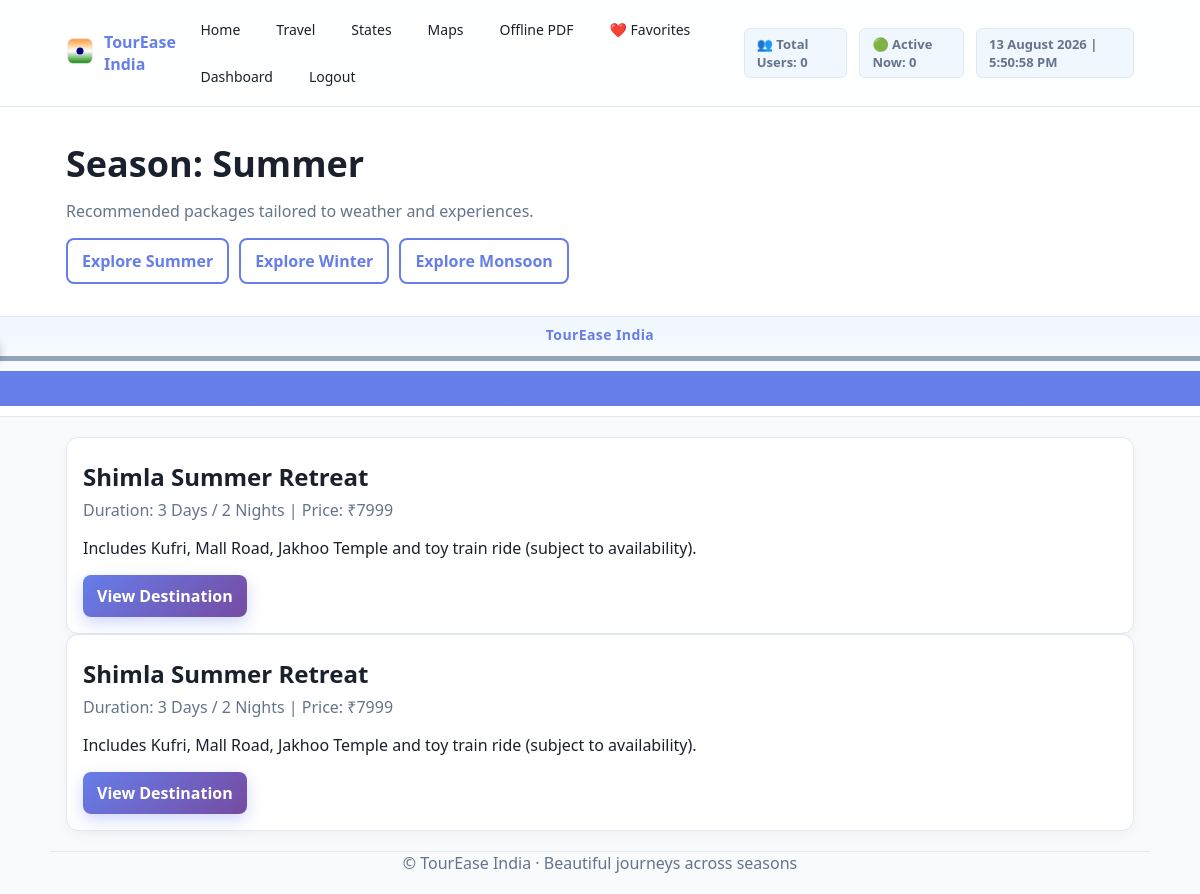
Screenshot of /season/Summer (signed in) with the database file from the repository.
### tables this page shows
CREATE TABLE packages (
    id INTEGER PRIMARY KEY AUTOINCREMENT,
    destination_id INTEGER NOT NULL,
    name TEXT NOT NULL,
    season TEXT NOT NULL,
    price INTEGER NOT NULL,
    duration TEXT NOT NULL,
    details TEXT,
    FOREIGN KEY(destination_id) REFERENCES destinations(id) ON DELETE CASCADE
);

### app.py (the view)
@app.route('/season/<season>')
@login_required
def season(season):
    db = get_db()
    packages = db.execute("SELECT * FROM packages WHERE season=?", (season,)).fetchall()
    return render_template('season.html', packages=packages, season=season)

### app.py (called while the page is built)
def get_db():
    db = getattr(g, '_database', None)
    if db is None:
        db = g._database = sqlite3.connect(DATABASE)
        db.row_factory = sqlite3.Row
    return db

@app.teardown_appcontext
def close_connection(exception):
    db = getattr(g, '_database', None)
    if db:
        db.close()

def login_required(f=None):
    def decorator(fn):
        @wraps(fn)
        def wrapper(*args, **kwargs):
            if 'uid' not in session:
                return redirect(url_for('login'))
            return fn(*args, **kwargs)
        return wrapper
    if f is None:
        return decorator
    return decorator(f)

### templates/season.html (shortened to what this page needs)
{% extends 'base.html' %}
{% block hero %}
<section class="hero" style="background:#fff">
    <div class="hero-inner">
        <div>
            <h1>Season: {{ season }}</h1>
            <p class="muted">Recommended packages tailored to weather and experiences.</p>
            <div style="display:flex;gap:10px;flex-wrap:wrap;margin-top:8px">
                <a class="btn btn-outline" href="/season_places?season=Summer">Explore Summer</a>
                <a class="btn btn-outline" href="/season_places?season=Winter">Explore Winter</a>
                <a class="btn btn-outline" href="/season_places?season=Monsoon">Explore Monsoon</a>
            </div>
        </div>
    </div>
</section>
{% endblock %}
{% block content %}
    {% if places is defined and places|length > 0 %}
        <div class="card">
            <div style="display:flex;gap:10px;flex-wrap:wrap;align-items:center;justify-content:space-between">
                <div style="display:flex;gap:10px;flex-wrap:wrap;align-items:center">
                    <strong>Filter by season</strong>
                {% if state %}
                    <a class="btn {% if season=='All' %}btn-primary{% else %}btn-outline{% endif %}" href="/places_by_state?state={{ state|urlencode }}&season=All">All</a>
                    <a class="btn {% if season=='Winter' %}btn-primary{% else %}btn-outline{% endif %}" href="/places_by_state?state={{ state|urlencode }}&season=Winter">Winter</a>
                    <a class="btn {% if season=='Monsoon' %}btn-primary{% else %}btn-outline{% endif %}" href="/places_by_state?state={{ state|urlencode }}&season=Monsoon">Monsoon</a>
                    <a class="btn {% if season=='Summer' %}btn-primary{% else %}btn-outline{% endif %}" href="/places_by_state?state={{ state|urlencode }}&season=Summer">Summer</a>
                {% else %}
                    <a class="btn {% if season=='All' %}btn-primary{% else %}btn-outline{% endif %}" href="/season_places?season=All">All</a>
                    <a class="btn {% if season=='Winter' %}btn-primary{% else %}btn-outline{% endif %}" href="/season_places?season=Winter">Winter</a>
                    <a class="btn {% if season=='Monsoon' %}btn-primary{% else %}btn-outline{% endif %}" href="/season_places?season=Monsoon">Monsoon</a>
                    <a class="btn {% if season=='Summer' %}btn-primary{% else %}btn-outline{% endif %}" href="/season_places?season=Summer">Summer</a>
                {% endif %}
                </div>
                <div>
                    {% if state %}
                    <a class="btn btn-outline" href="/itinerary?state={{ state|urlencode }}&days=5">Plan Itinerary</a>
                    {% else %}
                    <a class="btn btn-outline" href="/states">Plan Itinerary</a>
                    {% endif %}
                    <a class="btn btn-primary" href="/download_pdf?state={{ state|urlencode }}&season={{ season|urlencode }}">Download Guide (PDF)</a>
                </div>
            </div>
        </div>
        {% if states is defined and states|length > 0 %}
        <div class="card">
            <div style="display:flex;gap:10px;flex-wrap:wrap;align-items:center;justify-content:space-between">
                <div>
                    <strong>State</strong>
                    <select id="stateSelect" style="margin-left:8px;padding:8px 10px;border:1px solid #eee;border-radius:8px">
                        {% for s in states %}
                            <option value="{{ s }}" {% if s==state %}selected{% endif %}>{{ s }}</option>
                        {% endfor %}
                    </select>
                </div>
                <div class="muted">Showing places in {{ state or 'All States' }}</div>
            </div>
            <script>
                (function(){
                    var sel = document.getElementById('stateSelect');
                    if(sel){
                        sel.addEventListener('change', function(){
                            var s = encodeURIComponent(this.value);
                            var season = encodeURIComponent('{{ season }}');
                            window.location.href = '/places_by_state?state=' + s + '&season=' + season;
                        });
                    }
                })();
            </script>
        </div>
        {% endif %}
        <div class="card">
            <h2 class="section-title"><span>City Transport & Bookings</span></h2>
            <div style="display:flex;gap:10px;flex-wrap:wrap">
                <a class="btn btn-outline" href="https://www.rapido.bike/" target="_blank" rel="noopener">Rapido</a>
                <a class="btn btn-outline" href="https://www.redbus.in/" target="_blank" rel="noopener">Bus Tickets</a>
                    <a class="btn btn-outline" href="/tickets{% if state %}?from={{ state|urlencode }}{% endif %}" target="_blank" rel="noopener">Flight Tickets</a>
                {% if transport is defined and transport.metros and transport.metros|length > 0 %}
                    {% for m in transport.metros %}
                        <a class="btn btn-outline" href="{{ m.url }}" target="_blank" rel="noopener">{{ m.label }}</a>
                    {% endfor %}
                {% endif %}
            </div>
            {% if state and state == 'Telangana' %}
            <div class="card" style="margin-top:10px">
                <strong>Tip</strong>
                <p class="muted" style="margin:6px 0">Metro tickets are available in PhonePe and Paytm. No need to download the T Savari app.</p>
            </div>
            {% endif %}
        </div>
        {% for p in places %}
        {% if loop.index <= 5 %}
        {% set slug = ('place-' ~ (p.name|lower|replace(' ','-')) ~ '-' ~ (p.city|lower|replace(' ','-'))) %}
        <div id="{{ slug }}" class="card place-row-lr">
            <div>
                {% if p.image %}
                    <img src="{{ p.image }}" alt="{{ p.name }}" class="place-img" onclick="openPreview('{{ p.image }}')" onerror="this.src='https://upload.wikimedia.org/wikipedia/commons/6/6e/India_collage.jpg'" loading="lazy">
                {% endif %}
            </div>
            <div>
                <h2 style="margin:6px 0">{{ p.name }}</h2>
                {% if p.best == 'Winter' %}
                    <span class="badge-pill">Best in Winter</span>
                {% elif p.best == 'Monsoon' %}
                    <span class="badge-pill">Ideal in Monsoon</span>
                {% elif p.best == 'Summer' %}
                    <span class="badge-pill">Good in Summer</span>
                {% else %}
                    <span class="badge-pill">All Seasons</span>
                {% endif %}
                <div class="muted" style="margin-top:6px">{{ p.city }} · {{ p.state }}</div>
                {% if p.desc %}
                <p style="margin:6px 0">{{ p.desc }}</p>
                {% endif %}
                <div style="display:grid;grid-template-columns:repeat(2,1fr);gap:8px;margin-top:10px">
                    <div>
                        <div style="font-weight:700">Entrance Fee</div>
                        <div class="muted">{{ p.fee or '—' }}</div>
                    </div>
                    <div>
                        <div style="font-weight:700">Google Rating</div>
                        <div class="muted">{{ p.rating or '—' }}</div>
                    </div>
                    <div>
                        <div style="font-weight:700">Time Needed</div>
                        <div class="muted">{{ p.time_hrs or '—' }} hrs</div>
                    </div>
                    <div>
                        <div style="font-weight:700">Weekly Off</div>
                        <div class="muted">{{ p.weekly_off or '—' }}</div>
                    </div>
                    <div>
                        <div style="font-weight:700">Season Note</div>
                        <div class="muted">{{ p.best_text or '—' }}</div>
                    </div>
                    <div>
                        <div style="font-weight:700">DSLR Allowed</div>
                        <div class="muted">{{ p.dslr or '—' }}</div>
                    </div>
                    <div>
                        <div style="font-weight:700">Airport/Railway</div>
                        <div class="muted">Approx distance: —</div>
                    </div>
                </div>
                <div style="display:flex;gap:8px;flex-wrap:wrap;margin-top:10px">
                    <a class="btn btn-outline" href="https://www.redbus.in/" target="_blank" rel="noopener">Bus Tickets</a>
                    <a class="btn btn-outline" href="https://www.google.com/search?q=hotels+near+{{ (p.name ~ ' ' ~ p.city ~ ' ' ~ p.state)|urlencode }}" target="_blank" rel="noopener">Stay Nearby</a>
                    <a class="btn btn-outline" href="https://www.google.com/search?q={{ (p.state ~ ' local transport')|urlencode }}" target="_blank" rel="noopener">Local Transport</a>
                    {% if state %}
                    <a class="btn btn-outline" href="/itinerary?state={{ state|urlencode }}&days=5">Add to Itinerary</a>
                    {% endif %}
                    <a class="btn btn-outline" href="https://www.google.com/search?q={{ (p.name ~ ' ' ~ p.city ~ ' ' ~ p.state)|urlencode }}" target="_blank" rel="noopener">View Details</a>
                </div>
                {% set mq = p.map_q if p.map_q else (p.city ~ ', ' ~ p.state if p.city and p.state else (p.name ~ ', India')) %}
                <div style="display:flex;align-items:center;justify-content:space-between;margin-top:12px">
                    <div style="font-weight:700">Map</div>
                    <a class="btn btn-outline" target="_blank" rel="noopener" href="https://www.google.com/maps/search/{{ mq|urlencode }}">Open Map</a>
                </div>
                <iframe style="width:100%;height:220px;border:0;border-radius:8px" src="https://www.google.com/maps?q={{ mq|urlencode }}&output=embed" allowfullscreen loading="lazy"></iframe>
            </div>
        </div>
        {% endif %}
        {% endfor %}
    {% elif packages and packages|length > 0 %}
        {% for p in packages %}
            <div class="card">
                <h2 style="margin:6px 0">{{ p.name }}</h2>
                <div class="muted">Duration: {{ p.duration }} | Price: ₹{{ p.price }}</div>
                <p>{{ p.details }}</p>
                {% if p.destination_id %}
                    <a class="btn btn-primary" href="/place/{{ p.destination_id }}">View Destination</a>
                {% endif %}
            </div>
        {% endfor %}
    {% else %}
        <div class="card">
            <div class="muted">No results available for this season.</div>
        </div>
    {% endif %}
{% endblock %}

### static/css/style.css (style rules this page uses)
:root { --brand:#118ab2;--accent:#06d6a0;--warn:#ff7a00;--bg:#f8fafc;--text:#1a202c;--border:#e2e8f0 }
html,body { background:var(--bg);color:var(--text);-webkit-font-smoothing:antialiased }
* { box-sizing:border-box }
.card { background:#fff;border:1px solid var(--border);border-radius:12px;box-shadow:0 4px 12px rgba(0,0,0,0.05);padding:20px;transition:all .3s }
.btn { border-radius:8px;font-weight:600;transition:all .3s;border:none;cursor:pointer;display:inline-block;padding:10px 16px;text-decoration:none }
.btn-primary { background:linear-gradient(135deg,#667eea 0%,#764ba2 100%);color:#fff;box-shadow:0 4px 12px rgba(102,126,234,0.3) }
.btn-outline { background:#fff;color:var(--brand);border:2px solid var(--brand) }

### templates/base.html (style rules this page uses)
:root { --bg:#f8fafc; --text:#1a202c; --muted:#64748b; --primary:#667eea; --primary2:#764ba2; --accent:#06d6a0; --success:#38a169; --border:#e2e8f0; }
* { box-sizing:border-box }
body { margin:0;font-family:system-ui,-apple-system,Segoe UI,Roboto,Ubuntu,'Helvetica Neue',Arial,sans-serif;background:var(--bg);color:var(--text);-webkit-font-smoothing:antialiased }
a { color:inherit;text-decoration:none }
.hero { position:relative;overflow:hidden;margin:0;background:#fff;border-bottom:1px solid var(--border); }
.hero-inner { max-width:1100px;margin:0 auto;padding:32px 16px;display:grid;grid-template-columns:1.1fr .9fr;gap:20px;align-items:center }
.hero h1 { font-size:36px;margin:0 0 12px;color:#1a202c;font-weight:700 }
.hero p { color:var(--muted);margin:0 0 16px;font-size:16px }
.btn { display:inline-block;padding:10px 14px;border-radius:8px;border:none;cursor:pointer;text-decoration:none;transition:.2s;font-weight:600 }
.btn-primary { background:linear-gradient(135deg,var(--primary),var(--primary2));color:#fff;box-shadow:0 6px 16px rgba(102,126,234,0.3) }
.btn-outline { background:#fff;color:var(--primary);border:2px solid var(--primary) }
.card { background:#fff;border:1px solid var(--border);border-radius:12px;padding:16px;box-shadow:0 4px 12px rgba(0,0,0,0.04) }
.muted { color:var(--muted) }

### rows the page displays
packages: name "Shimla Summer Retreat", duration "3 Days / 2 Nights", price "7999", details "Includes Kufri, Mall Road, Jakhoo Temple and toy train ride (subject to availability)."
packages: name "Shimla Summer Retreat", duration "3 Days / 2 Nights", price "7999", details "Includes Kufri, Mall Road, Jakhoo Temple and toy train ride (subject to availability)."

### other values shown
{{ season }} "Summer"
